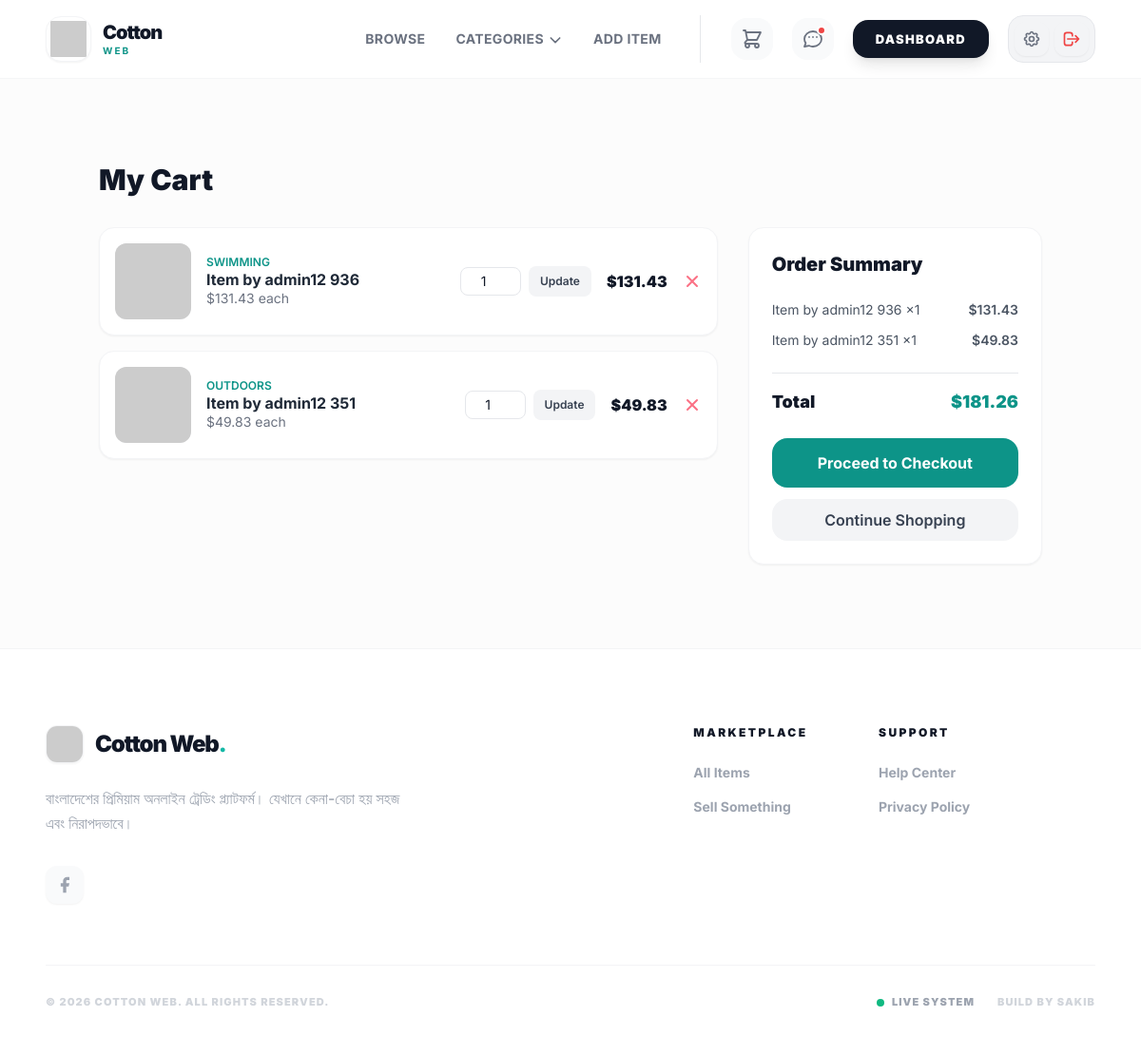
The app's page /cart/ (signed in), older data.
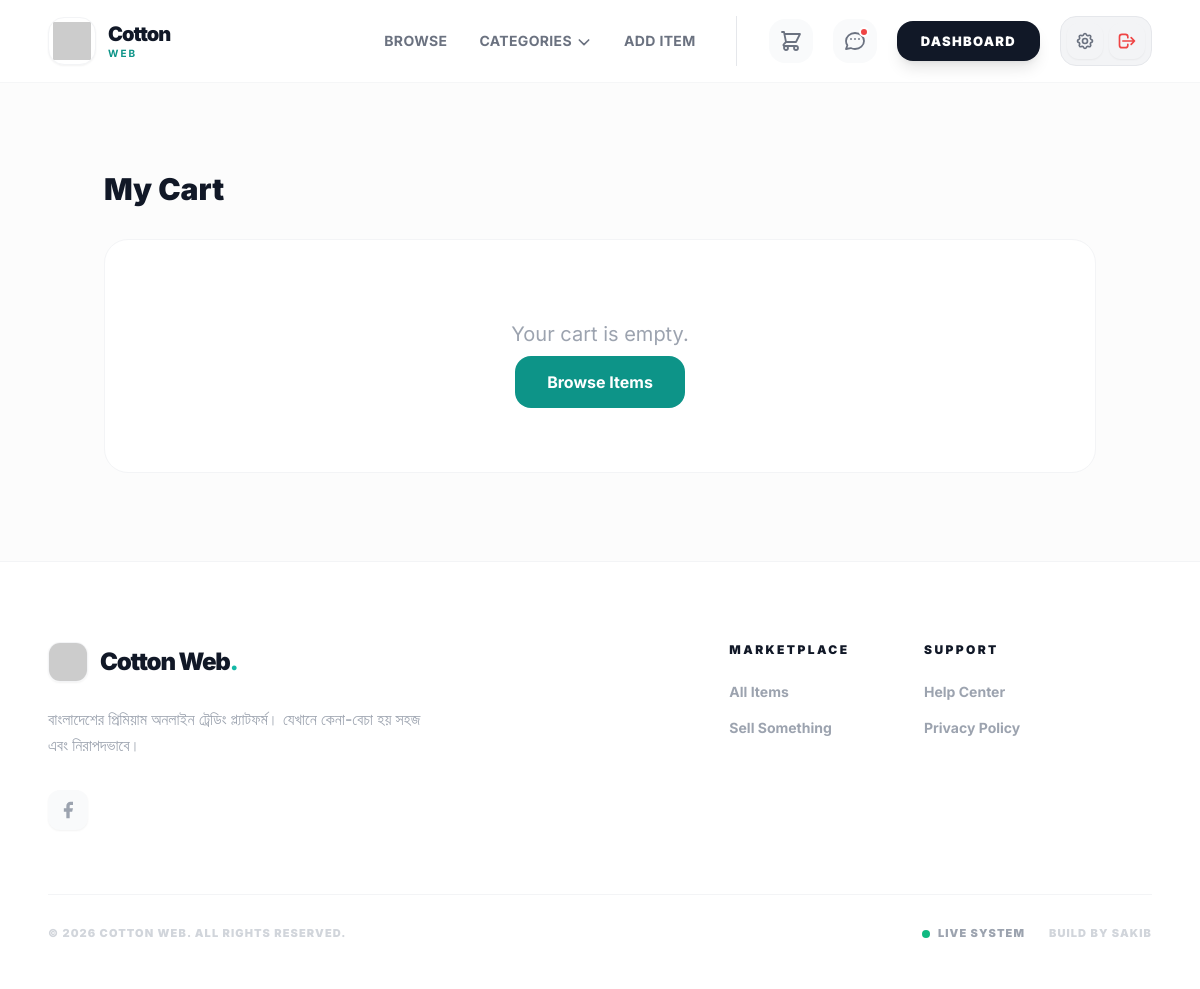
The same page, newer data.
### cart/models.py (models this page shows, shortened)
class CartItem(models.Model):
    cart = models.ForeignKey(
        Cart,
        related_name='cart_items',
        on_delete=models.CASCADE
    )
    item = models.ForeignKey(
        Item,
        related_name='cart_items',
        on_delete=models.CASCADE
    )
    quantity = models.PositiveIntegerField(default=1)
    added_at = models.DateTimeField(auto_now_add=True)
    def get_subtotal(self):
        return round(self.quantity * self.item.price, 2)
    class Meta:
        unique_together = ('cart', 'item')

class Cart(models.Model):
    user = models.OneToOneField(
        settings.AUTH_USER_MODEL,
        related_name='cart',
        on_delete=models.CASCADE
    )
    created_at = models.DateTimeField(auto_now_add=True)
    def get_total(self):
        return round(sum(
            item.get_subtotal() for item in self.cart_items.all()
        ), 2)

### item/models.py (models this page shows, shortened)
class Item(models.Model):
    category = models.ForeignKey(
        Category,
        related_name='items',
        on_delete=models.CASCADE,
    )
    user = models.ForeignKey(
        settings.AUTH_USER_MODEL,
        related_name='items',
        on_delete=models.CASCADE,
    )
    name = models.CharField(max_length=100)
    description = models.TextField(blank=True, null=True)
    price = models.FloatField()
    image = models.ImageField(upload_to='item_images', blank=True, null=True)
    is_sold = models.BooleanField(default=False, db_index=True)
    created_at = models.DateTimeField(auto_now_add=True, db_index=True)

class Category(models.Model):
    name = models.CharField(max_length=200)
    class Meta:
        verbose_name_plural = 'Categories'
        ordering = ('name',)

### cart/views.py (the view)
# urls.py: path('', views.cart_detail, name='detail'),
@login_required
def cart_detail(request):
    cart = get_or_create_cart(request.user)
    cart_items = cart.cart_items.select_related(
        'item', 'item__category'
    ).all()
    return render(request, 'cart/cart.html', {
        'cart': cart,
        'cart_items': cart_items,
    })

### cart/views.py (called while the page is built)
def get_or_create_cart(user):
    cart, _ = Cart.objects.get_or_create(user=user)
    return cart

### core/context_processors.py (called while the page is built)
def categories(request):
    return {
        'all_categories': Category.objects.all()
    }

### cart/templates/cart/cart.html (shortened to what this page needs)
{% extends 'core/base.html' %}
{% block content %}
<div class="max-w-5xl mx-auto px-4 py-10">
  <h1 class="text-3xl font-black text-gray-900 mb-8">My Cart</h1>
  {% if cart_items %}
    <div class="grid grid-cols-1 lg:grid-cols-3 gap-8">
      <div class="lg:col-span-2 space-y-4">
        {% for cart_item in cart_items %}
          <div class="bg-white rounded-2xl border border-gray-100 shadow-sm p-4 flex gap-4 items-center">
            <div class="w-20 h-20 rounded-xl overflow-hidden flex-shrink-0 bg-gray-100">
              {% if cart_item.item.image %}
                <img src="{{ cart_item.item.image.url }}"
                     alt="{{ cart_item.item.name }}"
                     class="w-full h-full object-cover">
              {% else %}
                <img src="https://picsum.photos/seed/{{ cart_item.item.id }}/200/200"
                     alt="{{ cart_item.item.name }}"
                     class="w-full h-full object-cover">
              {% endif %}
            </div>
            <div class="flex-1 min-w-0">
              <p class="text-xs font-semibold text-teal-600 uppercase">{{ cart_item.item.category.name }}</p>
              <h3 class="font-bold text-gray-800 truncate">{{ cart_item.item.name }}</h3>
              <p class="text-sm text-gray-500">${{ cart_item.item.price }} each</p>
            </div>
            <form method="POST" action="{% url 'cart:update' cart_item.item.id %}" class="flex items-center gap-2">
              <input type="number"
                     name="quantity"
                     value="{{ cart_item.quantity }}"
                     min="0"
                     class="w-16 text-center border border-gray-200 rounded-lg py-1 px-2 text-sm focus:outline-none focus:border-teal-500">
              <button type="submit"
                      class="text-xs bg-gray-100 hover:bg-gray-200 text-gray-700 font-semibold px-3 py-2 rounded-lg transition">
                Update
              </button>
            </form>
            <div class="text-right flex-shrink-0">
              <p class="font-black text-gray-900">${{ cart_item.get_subtotal }}</p>
            </div>
            <a href="{% url 'cart:remove' cart_item.item.id %}"
               class="text-rose-400 hover:text-rose-600 transition flex-shrink-0">
            </a>
          </div>
        {% endfor %}
      </div>
      <div class="lg:col-span-1">
        <div class="bg-white rounded-2xl border border-gray-100 shadow-sm p-6 sticky top-8">
          <h2 class="text-xl font-black text-gray-900 mb-6">Order Summary</h2>
          <div class="space-y-3 mb-6">
            {% for cart_item in cart_items %}
              <div class="flex justify-between text-sm text-gray-600">
                <span class="truncate max-w-[160px]">{{ cart_item.item.name }} x{{ cart_item.quantity }}</span>
                <span class="font-semibold">${{ cart_item.get_subtotal }}</span>
              </div>
            {% endfor %}
          </div>
          <div class="border-t pt-4 mb-6">
            <div class="flex justify-between text-lg font-black text-gray-900">
              <span>Total</span>
              <span class="text-teal-600">${{ cart.get_total }}</span>
            </div>
          </div>
          <a href="{% url 'cart:checkout' %}"
             class="block w-full text-center py-4 bg-teal-600 hover:bg-teal-700 text-white font-bold rounded-2xl transition-all">
            Proceed to Checkout
          </a>
          <a href="{% url 'item:items' %}"
             class="block w-full text-center py-3 mt-3 bg-gray-100 hover:bg-gray-200 text-gray-700 font-semibold rounded-2xl transition-all">
            Continue Shopping
          </a>
        </div>
      </div>
    </div>
  {% else %}
    <div class="text-center py-20 bg-white rounded-3xl border border-gray-100">
      <p class="text-gray-400 text-xl mb-6">Your cart is empty.</p>
      <a href="{% url 'item:items' %}"
         class="px-8 py-4 bg-teal-600 hover:bg-teal-700 text-white font-bold rounded-2xl transition-all">
        Browse Items
      </a>
    </div>
  {% endif %}
</div>
{% endblock %}

Row changes from the older to the newer data that the page shows:
removed CartItem: item.category.name "SWIMMING", item.name "Item by admin12 936", item.price "131.43", quantity "1", get_subtotal "131.43"
removed CartItem: item.category.name "OUTDOORS", item.name "Item by admin12 351", item.price "49.83", quantity "1", get_subtotal "49.83"
no longer on this page (row unchanged): Cart: get_total "181.26"
Text that changed along with them:
text no longer shown: "Order Summary Total $ Proceed to Checkout Continue Shopping"
text now shown: "Your cart is empty. Browse Items"
